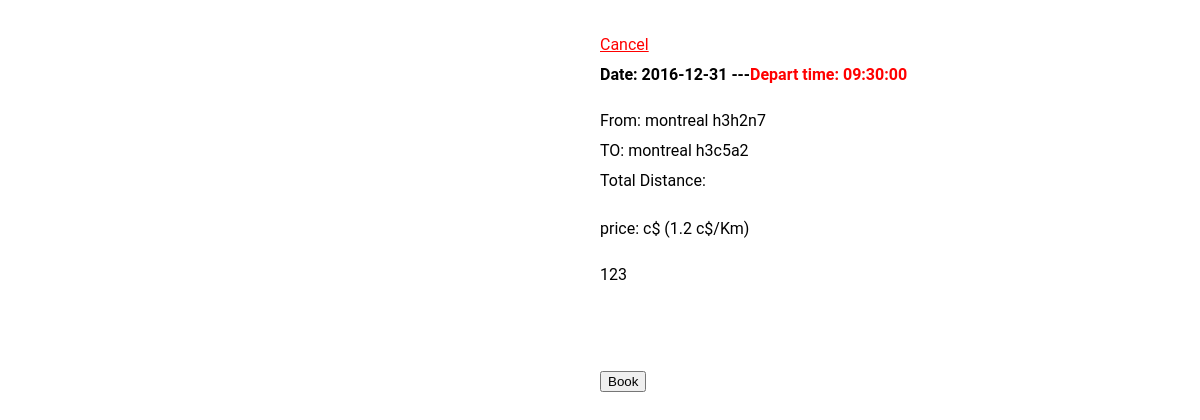
The page /detailTrip.php?id=1 (signed in) on the database as committed earlier.
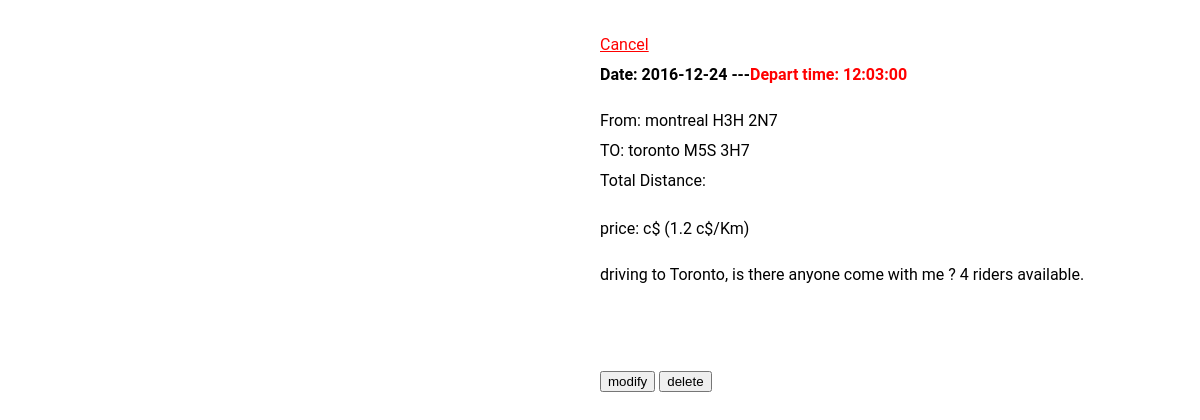
The same page on the database as committed later.
### tables this page shows
CREATE TABLE `trip` (
  `ID` int(11) NOT NULL,
  `type` varchar(8) NOT NULL,
  `City_departure` varchar(10) NOT NULL,
  `Postcode_departure` varchar(8) NOT NULL,
  `City_destination` varchar(10) NOT NULL,
  `Postcode_destination` varchar(8) NOT NULL,
  `Date` date DEFAULT NULL,
  `Day` varchar(10) DEFAULT NULL,
  `depart_time` time NOT NULL,
  `Number_rider` int(11) NOT NULL DEFAULT '1',
  `Number_offer` int(11) NOT NULL DEFAULT '0',
  `detail` text NOT NULL,
  `driver` varchar(12) NOT NULL
);

### detailTrip.php (the view, shortened to what this page needs)
<?php
$content = "";
require_once("parameter.php");
if(isset($_GET['delete']))
{
	$pdo = new PDO("mysql:host=".$dbhost.";dbname=".$dbname,$dbuser,$dbpassword);
	$pdo->exec("SET NAMES 'utf8';");
	$prep = $pdo -> prepare("DELETE FROM trip WHERE ID = :id");
	$prep -> bindParam(':id', $_GET['delete'] , PDO::PARAM_STR);
	$rs = $prep -> execute();
	if($rs)
	{
		echo "<script type='text/javascript'>alert('Deleted successfully'); location.replace('home.php')</script>";
		exit;
	}
}
elseif(isset($_GET['id']))
{
	$pdo = new PDO("mysql:host=".$dbhost.";dbname=".$dbname,$dbuser,$dbpassword);
	$pdo->exec("SET NAMES 'utf8';");
	$rs = $pdo -> query("SELECT * FROM trip WHERE id='".$_GET['id']."'");
	if($rs->rowCount() == 0)
	{
		echo "<script type='text/javascript'>alert('Sent Message successfully');</script>";
		header('location:home.php');
	}
	else
	{
		$content = $rs->fetch();
	}
}
?>
<!DOCTYPE html>
<html>
  <head>
	<link rel="stylesheet" type="text/css" href="css/suber.css">
  </head>
  <body>
    <div id="map"></div>
    <div id="right-panel">
		<br><a href="home.php">Cancel</a><br>
		<b>Date: <?= $content['Date'].$content['Day']?>
			---<font style="color:red;">Depart time: <?= $content['depart_time'] ?> </font>
		</b><br>
		<p>
		From: <?= $content['City_departure']." ".$content['Postcode_departure']?> <br>
		TO: <?= $content['City_destination']." ".$content['Postcode_destination']?> <br>
		Total Distance: </p>
		price: <b id="totalprice" style="font-size:20px;"></b> c$ (1.2 c$/Km)
		<p><?= $content['detail']?></p>
		<br><br>
		<div id="button">
		<?php if($_SESSION['user']['username'] == $content['driver']): ?>
			<button onclick="location.replace('modifyTrip.php?id=<?=$_GET['id']?>')">modify</button>
			<button onclick="location.replace('detailTrip.php?delete=<?=$_GET['id']?>')">delete</button>
		<?php else: ?>
			<button onclick='$( "#confirm" ).dialog({
									resizable: false,
									height: 300,
									width: 400,
									modal: true,
									buttons: {
										"Confirm": function() {
											$.post("detailTrip.php",{id:<?=$_GET['id']?>, type:"trip",price:$("#price").text()},
											function(result){
												alert(result);
												location.replace("home.php");
											});
											$( this ).dialog( "close" );
										},
										Cancel: function() {
											$( this ).dialog( "close" );
										}
									}
									}
									)'
									>
									Book
			</button>
		<?php endif;?>
		</div>
    </div>
  </body>
</html>

### css/suber.css (style rules this page uses)
a:link { color: red; }
* { margin: 1; padding: 1; }

### detailTrip.php (style rules this page uses)
html, body { height: 100%; margin: 0; padding: 0; }
#map { left: 10px; top: 20px; height: 80%; float: left; width: 40%; }
#right-panel { float: right; width: 50%; height: 100%; }
#right-panel { font-family: 'Roboto','sans-serif'; line-height: 30px; padding-left: 10px; }

Rows that differ between the two databases and show on the page:
changed trip "montreal": Date "2016-12-31" → "2016-12-24"; depart_time "09:30:00" → "12:03:00"; Postcode_departure "h3h2n7" → "H3H 2N7"; City_destination "montreal" → "toronto"; Postcode_destination "h3c5a2" → "M5S 3H7"; detail "123" → "driving to Toronto, is there anyone come with me ? 4 riders available."; driver "123" → "admin" (drawn)
Other text that changed with them:
text no longer shown: "Book"
text now shown: "modify delete"
